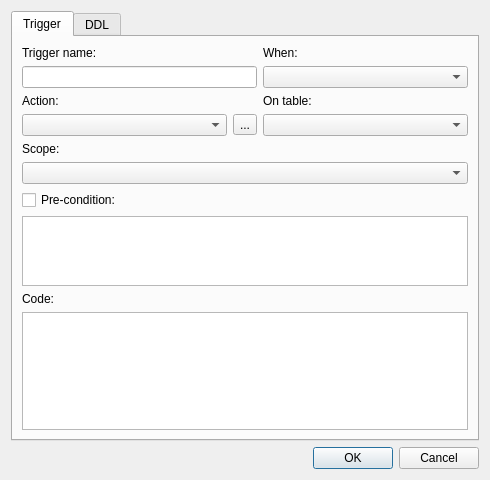
<?xml version="1.0" encoding="UTF-8"?>
<ui version="4.0">
 <class>TriggerDialog</class>
 <widget class="QDialog" name="TriggerDialog">
  <property name="geometry">
   <rect>
    <x>0</x>
    <y>0</y>
    <width>490</width>
    <height>480</height>
   </rect>
  </property>
  <property name="windowTitle">
   <string>Trigger</string>
  </property>
  <layout class="QVBoxLayout" name="verticalLayout">
   <item>
    <widget class="QTabWidget" name="tabWidget">
     <property name="currentIndex">
      <number>0</number>
     </property>
     <widget class="QWidget" name="triggerTab">
      <attribute name="title">
       <string>Trigger</string>
      </attribute>
      <layout class="QGridLayout" name="gridLayout">
       <item row="2" column="2">
        <widget class="QLabel" name="onLabel">
         <property name="text">
          <string>On table:</string>
         </property>
        </widget>
       </item>
       <item row="1" column="2">
        <widget class="QComboBox" name="whenCombo"/>
       </item>
       <item row="2" column="0">
        <widget class="QLabel" name="actionLabel">
         <property name="text">
          <string>Action:</string>
         </property>
        </widget>
       </item>
       <item row="3" column="0">
        <widget class="QComboBox" name="actionCombo"/>
       </item>
       <item row="3" column="2">
        <widget class="QComboBox" name="onCombo"/>
       </item>
       <item row="1" column="0" colspan="2">
        <widget class="QLineEdit" name="nameEdit"/>
       </item>
       <item row="6" column="0" colspan="3">
        <widget class="QCheckBox" name="preconditionCheck">
         <property name="toolTip">
          <string>&lt;p&gt;SQL condition that will be evaluated before the actual trigger code. In case the condition returns false, the trigger will not be fired for that row.&lt;/p&gt;</string>
         </property>
         <property name="text">
          <string>Pre-condition:</string>
         </property>
        </widget>
       </item>
       <item row="5" column="0" colspan="3">
        <widget class="QComboBox" name="scopeCombo">
         <property name="toolTip">
          <string>The scope is still not fully supported by the SQLite database.</string>
         </property>
        </widget>
       </item>
       <item row="0" column="0">
        <widget class="QLabel" name="nameLabel">
         <property name="text">
          <string>Trigger name:</string>
         </property>
        </widget>
       </item>
       <item row="0" column="2">
        <widget class="QLabel" name="whenLabel">
         <property name="text">
          <string>When:</string>
         </property>
        </widget>
       </item>
       <item row="3" column="1">
        <widget class="QToolButton" name="actionColumns">
         <property name="toolTip">
          <string>List of columns for UPDATE OF action.</string>
         </property>
         <property name="text">
          <string notr="true">...</string>
         </property>
        </widget>
       </item>
       <item row="4" column="0" colspan="3">
        <widget class="QLabel" name="scopeLabel">
         <property name="text">
          <string>Scope:</string>
         </property>
        </widget>
       </item>
       <item row="8" column="0">
        <widget class="QLabel" name="codeLabel">
         <property name="text">
          <string>Code:</string>
         </property>
        </widget>
       </item>
       <item row="9" column="0" colspan="3">
        <widget class="SqlEditor" name="codeEdit">
         <property name="toolTip">
          <string>Trigger statements to be executed.</string>
         </property>
         <property name="lineWrapMode">
          <enum>QPlainTextEdit::NoWrap</enum>
         </property>
        </widget>
       </item>
       <item row="7" column="0" colspan="3">
        <widget class="SqlEditor" name="preconditionEdit">
         <property name="maximumSize">
          <size>
           <width>16777215</width>
           <height>80</height>
          </size>
         </property>
         <property name="toolTip">
          <string>&lt;p&gt;SQL condition that will be evaluated before the actual trigger code. In case the condition returns false, the trigger will not be fired for that row.&lt;/p&gt;</string>
         </property>
         <property name="lineWrapMode">
          <enum>QPlainTextEdit::NoWrap</enum>
         </property>
        </widget>
       </item>
      </layout>
     </widget>
     <widget class="QWidget" name="ddlTab">
      <attribute name="title">
       <string>DDL</string>
      </attribute>
      <layout class="QVBoxLayout" name="verticalLayout_2">
       <item>
        <widget class="SqlView" name="ddlEdit"/>
       </item>
      </layout>
     </widget>
    </widget>
   </item>
   <item>
    <widget class="QDialogButtonBox" name="buttonBox">
     <property name="orientation">
      <enum>Qt::Horizontal</enum>
     </property>
     <property name="standardButtons">
      <set>QDialogButtonBox::Cancel|QDialogButtonBox::Ok</set>
     </property>
    </widget>
   </item>
  </layout>
 </widget>
 <customwidgets>
  <customwidget>
   <class>SqlView</class>
   <extends>QPlainTextEdit</extends>
   <header>sqlview.h</header>
  </customwidget>
  <customwidget>
   <class>SqlEditor</class>
   <extends>QPlainTextEdit</extends>
   <header>sqleditor.h</header>
  </customwidget>
 </customwidgets>
 <tabstops>
  <tabstop>tabWidget</tabstop>
  <tabstop>nameEdit</tabstop>
  <tabstop>whenCombo</tabstop>
  <tabstop>actionCombo</tabstop>
  <tabstop>actionColumns</tabstop>
  <tabstop>onCombo</tabstop>
  <tabstop>scopeCombo</tabstop>
  <tabstop>preconditionCheck</tabstop>
  <tabstop>preconditionEdit</tabstop>
  <tabstop>codeEdit</tabstop>
  <tabstop>buttonBox</tabstop>
  <tabstop>ddlEdit</tabstop>
 </tabstops>
 <resources/>
 <connections>
  <connection>
   <sender>buttonBox</sender>
   <signal>accepted()</signal>
   <receiver>TriggerDialog</receiver>
   <slot>accept()</slot>
   <hints>
    <hint type="sourcelabel">
     <x>248</x>
     <y>254</y>
    </hint>
    <hint type="destinationlabel">
     <x>157</x>
     <y>274</y>
    </hint>
   </hints>
  </connection>
  <connection>
   <sender>buttonBox</sender>
   <signal>rejected()</signal>
   <receiver>TriggerDialog</receiver>
   <slot>reject()</slot>
   <hints>
    <hint type="sourcelabel">
     <x>316</x>
     <y>260</y>
    </hint>
    <hint type="destinationlabel">
     <x>286</x>
     <y>274</y>
    </hint>
   </hints>
  </connection>
 </connections>
</ui>
